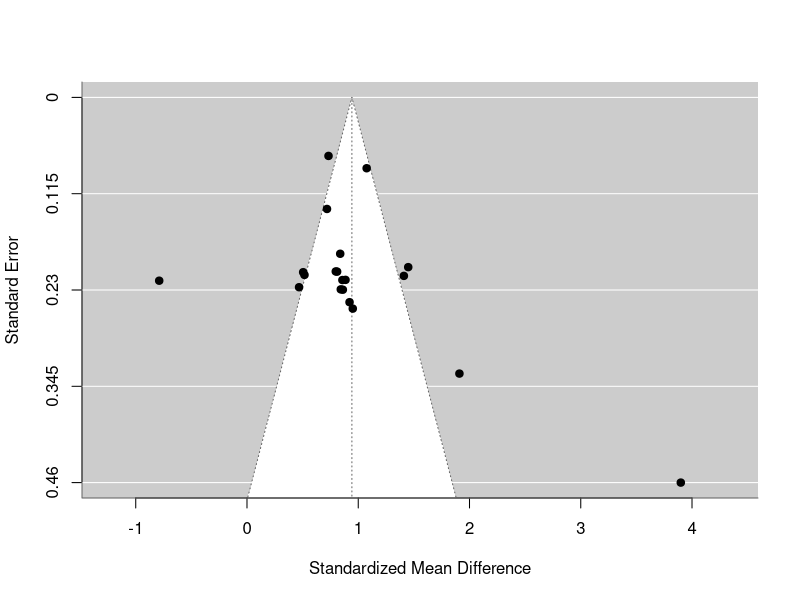
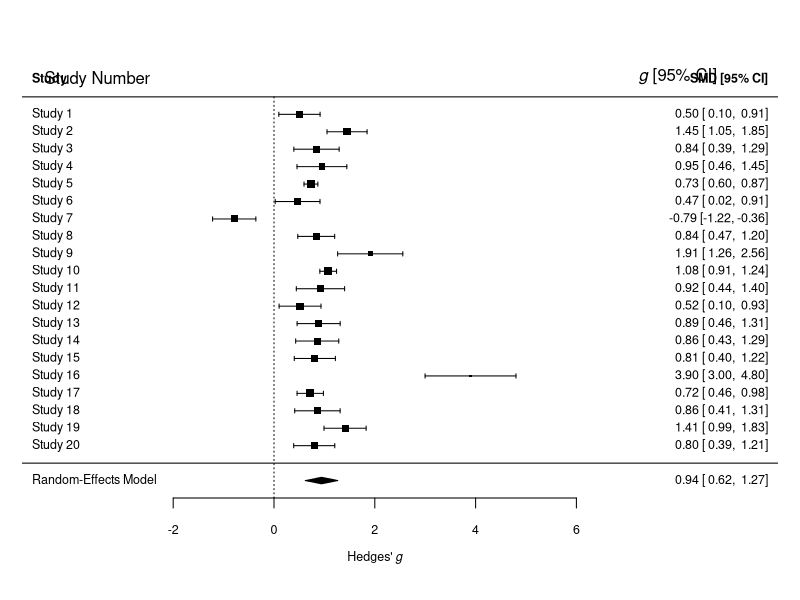
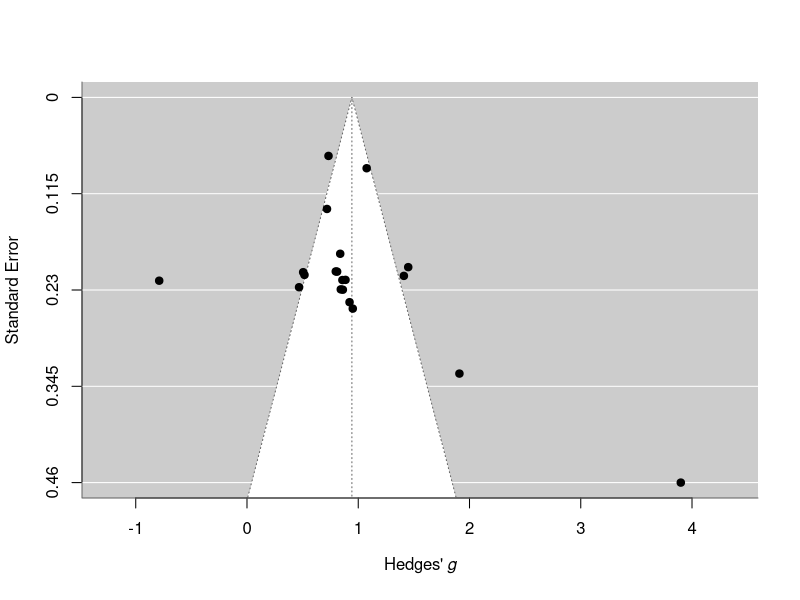
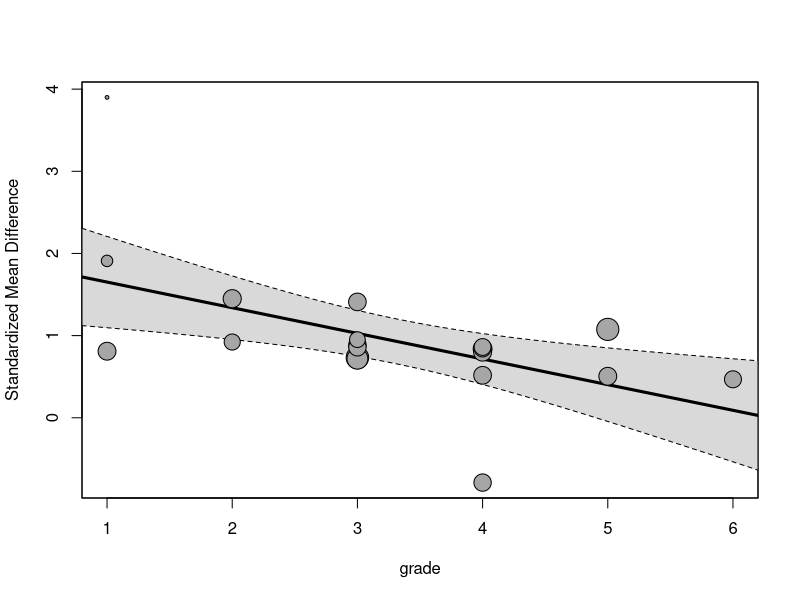
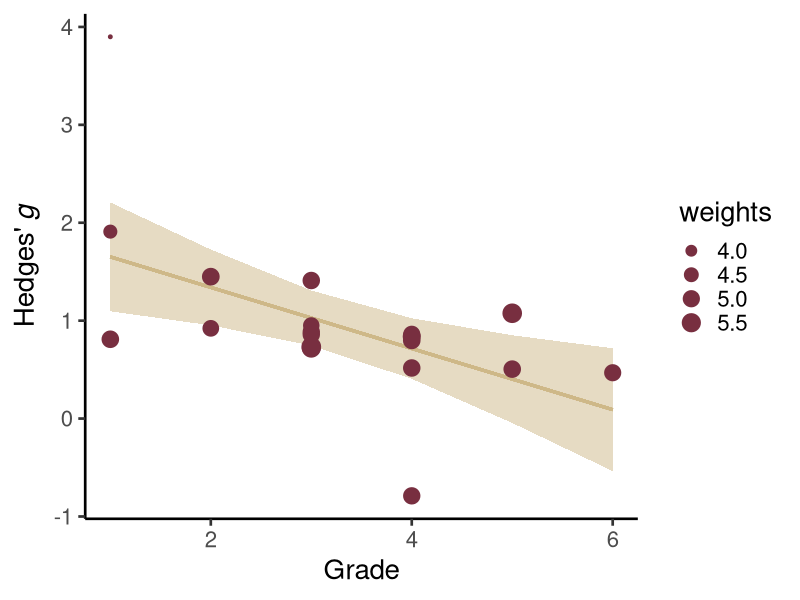

Recreate these plots in R, in order.
## ---- chunk 1
library(tidyverse)
library(metafor)
## ---- chunk 2
dat <- read_csv('metafordata.csv')
## ---- chunk 3
glimpse(dat)
## ---- chunk 4
dat <- escalc(measure = 'SMD', m1i = EXPmean, sd1i = EXPsd, m2i = CONmean, 
              sd2i = CONsd, n1i = EXPn, n2i = CONn, data = dat, 
              var.names = c('g', 'var_g'))
## ---- chunk 5
glimpse(dat)
## ---- chunk 6
re_model <- rma(g ~ 1, var_g, data = dat, method = 'REML')
## ---- chunk 7
summary(re_model)
## ---- chunk 8
re_metareg <- rma(g ~ grade, var_g, data = dat, method = 'REML')
## ---- chunk 9
summary(re_metareg)

## ---- chunk 10
funnel(re_model)
## ---- chunk 11
regtest(re_model)

## ---- chunk 12
trimfill(re_model)
## ---- chunk 13
fsn(g, var_g, data = dat)
## ---- chunk 14
tes(re_model)
## ---- chunk 15
forest(re_model, cex = .75, 
       xlab = expression("Hedges'" ~italic('g')), 
       xlim = c(-5, 10)) 
text(-3.5, 22, 'Study Number', cex = 1)#add text to top left of plot
text(9, 22, expression(italic("g ") * "[95% CI]"), pos=2)#add text to top right

funnel(re_model, xlab = expression("Hedges'" ~italic('g')))#create funnel plot

regplot(re_metareg)
## ---- chunk 16
#one fancy regression plot with ggplot2 because I don't like the regplot
predicted <- predict(re_metareg)#get 95% CI's for regression line
plot_dat <- cbind(dat, predicted)#add output from predict to our data. 
plot_dat$weights <- weights(re_metareg)#add weights for each study to our data

#calculating regression line y coordinates at min and max by hand
y_min <- (re_metareg$b[2]*min(plot_dat$grade)) + re_metareg$b[1]
y_max <- (re_metareg$b[2]*max(plot_dat$grade)) + re_metareg$b[1]

#creating the plot with three geoms: segment, which is the line, ribbon, which 
#shows the 95% ci, and point, showing our actual data. 
plot <- ggplot(data = plot_dat, aes(x = grade, y = g)) + 
   geom_segment(aes(x = min(plot_dat$grade), y = y_min, 
                    xend = max(plot_dat$grade), yend = y_max), 
                color = '#CEB888', size = 1)+ 
  geom_ribbon(aes(ymin = ci.lb, ymax = ci.ub, x = grade), 
              alpha = .5, fill = '#CEB888') +
  geom_point(color = '#782F40', aes(size = weights))
## ---- chunk 17
#Finishing touches
plot + labs(x = 'Grade', y = expression("Hedges'" ~italic('g'))) + 
  theme_classic(base_size = 20)
